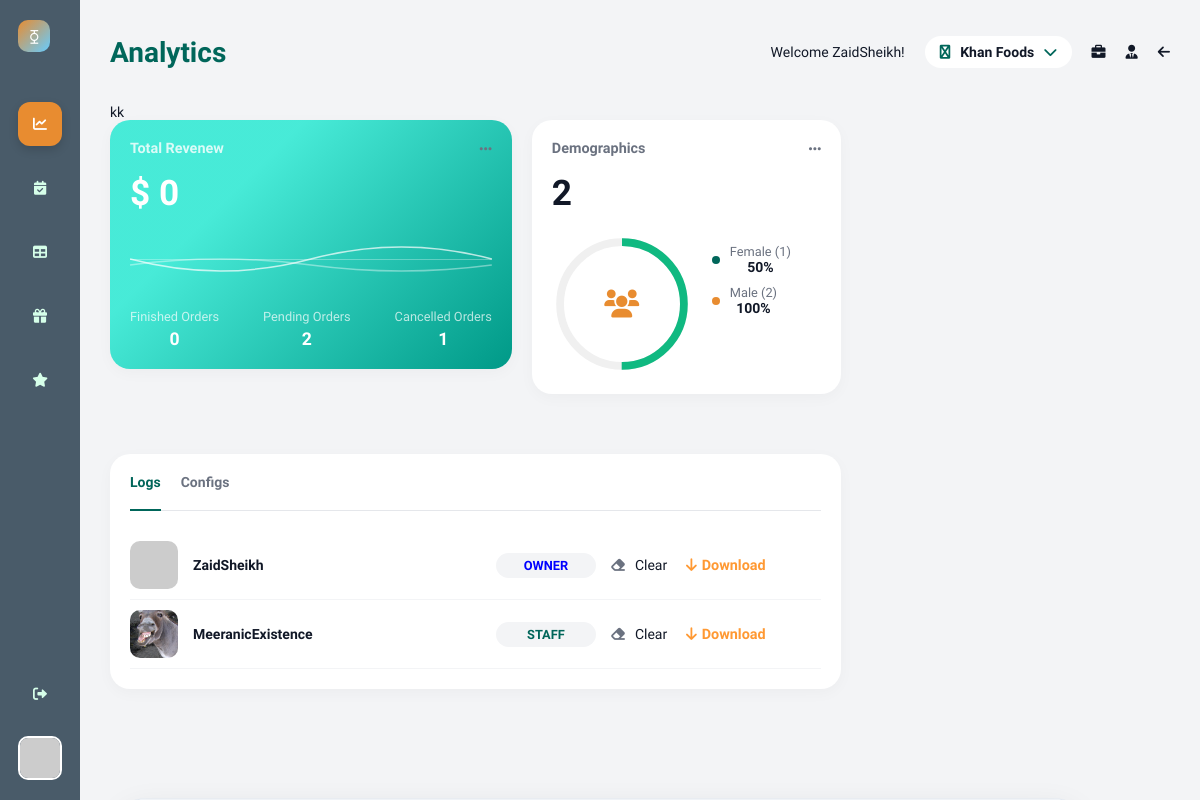
/business/ (signed in), run on the app's committed database.
### UsersHandling/models.py (models this page shows)
class User(AbstractUser):
    email = models.EmailField(unique=True)
    ROLE_CHOICES = [
        ('CUSTOMER', 'Customer'),
        ('OWNER', 'Owner')
    ]
    role = models.CharField(max_length=10, choices=ROLE_CHOICES)
    image = models.ImageField(upload_to='UsersHandling/media/images/', blank=True, null=True)
    date_of_birth = models.DateField(blank=True, null=True)
    phone = models.CharField(max_length=20, blank=True, null=True)
    class Gender(models.TextChoices):
        MALE = 'M', 'Male'
        FEMALE = 'F', 'Female'
        OTHER = 'O', 'Other'
    gender = models.CharField(
        max_length=1,
        choices=Gender.choices,
        blank=True,
        null=True
    )

class RestaurantStaff(models.Model):
    user = models.ForeignKey(User, on_delete=models.SET_NULL, blank=True, null=True)
    restaurant = models.ForeignKey('Restaurants.Restaurant', on_delete=models.CASCADE, blank=True, null=True)
    ROLE_CHOICES = [
        ('OWNER', 'Owner'),
        ('STAFF', 'Staff'),
    ]
    role = models.CharField(max_length=10, choices=ROLE_CHOICES)
    is_premium = models.BooleanField(default=False)

### Restaurants/models.py (models this page shows, shortened)
class Restaurant(models.Model):
    name = models.CharField(max_length=100)
    title = models.CharField(max_length=100)
    image = models.ImageField(upload_to='Restaurants/media/images/', blank=True, null=True)
    about_restaurant = models.TextField(blank=True, null=True)
    seating_types = models.ManyToManyField(SeatingType, blank=True)
    created_at = models.DateTimeField(auto_now_add=True)
    fb_link = models.URLField(blank=True, null=True)
    website_link = models.URLField(blank=True, null=True)
    has_top_offers = models.BooleanField(default=False)
    default_opening_hour = models.TimeField(default="18:00")  # 6 PM
    default_closing_hour = models.TimeField(default="01:00")  # 1 AM
    slot_duration_minutes = models.PositiveIntegerField(default=60)
    allow_advance_booking_days = models.PositiveIntegerField(default=60)
    cool_down = models.PositiveIntegerField(default=30)
    city = models.CharField(max_length=50)
    address = models.CharField(max_length=255, blank=True, null=True)
    phone_number = models.CharField(max_length=20, blank=True, null=True)
    is_approved = models.BooleanField(default=False)

### Restaurants/decorators.py (the view)
    def _wrapped(request, *args, **kwargs):
        print("I am here in _wrapped")
        user = request.user
        if not user.is_authenticated:
            raise PermissionDenied
        elif (not isStaff(user)) and (not isOwner(user)):
            raise PermissionDenied
        else:
            print("survived both in _wrapped", user.is_authenticated, isStaff(user), isOwner(user))
            return view_func(request, *args, **kwargs)

### Restaurants/templates/Restaurants/analytics.html (shortened to what this page needs)
{% extends "Restaurants/base.html" %}
{% load static %}
{% load range_tags %}
{% load auth_tags %}
{% block name %} Analytics {% endblock %}
{% block styles %}
<link rel="stylesheet" href="{% static 'Restaurants/css/analytics.css' %}">
{% endblock %}
{% block content %}
<div class="main-grid">
    <div class="card total-likes-card">
        <div class="card-header">
            <span class="card-title">Total Revenew</span>
            <i class="fas fa-ellipsis-h card-options"></i>
        </div>
        <div class="total-likes-value">$ {{revenue}} </div>
        <div class="total-likes-chart">
            <div class="likes-line"></div>
            <svg viewBox="0 0 100 20" class="wave-svg" preserveAspectRatio="none">
                <path d="M0,10 Q25,18 50,10 T100,10" stroke="rgba(255,255,255,0.7)" stroke-width="0.5" fill="none" />
                <path d="M0,12 Q25,8 50,12 T100,12" stroke="rgba(255,255,255,0.4)" stroke-width="0.5" fill="none" />
            </svg>
        </div>
        <div class="demographics">
            <div class="demographic-item">
                <div class="demo-label">Finished Orders</div>
                <div class="demo-value">{{stats.finished_count}}</div>
            </div>
            <div class="demographic-item">
                <div class="demo-label">Pending Orders</div>
                <div class="demo-value">{{stats.pending_count}}</div>
            </div>
            <div class="demographic-item">
                <div class="demo-label">Cancelled Orders</div>
                <div class="demo-value">{{stats.cancelled_count}}</div>
            </div>
        </div>
    </div>
    <div class="card pending-messages-card">
        <div class="card-header">
            <span class="card-title">Demographics</span>
            <i class="fas fa-ellipsis-h card-options"></i>
        </div>
        <div class="card-large-value">{{ total_customers }}</div>
        <div class="demographics">
            <div class="demographic-item">
                <div class="circular-chart-container">
                    <svg viewBox="0 0 36 36" class="circular-chart teal">
                        <path class="circle-bg" stroke="#f0f0f0" stroke-width="2" fill="none" d="M18 2.0845
                    a 15.9155 15.9155 0 0 1 0 31.831
                    a 15.9155 15.9155 0 0 1 0 -31.831" />
                        <path class="circle" stroke="#10b981" stroke-width="2"
                            stroke-dasharray="{{ female_percent }}, 100" fill="none" d="M18 2.0845
                    a 15.9155 15.9155 0 0 1 0 31.831
                    a 15.9155 15.9155 0 0 1 0 -31.831" />
                    </svg>
                    <div class="ternary-icon"
                        style="position:absolute; top:50%; left:50%; transform:translate(-50%, -50%); color: var(--ternary-color);">
                        <i class="fas fa-users fa-2x"></i>
                    </div>
                </div>
            </div>
            <div class="demographic-item" style="flex-grow:1; margin-left:20px;">
                <div class="pending-messages-list">
                    <div class="message-item">
                        <div class="message-label-group">
                            <div class="message-dot female"></div>
                            <div class="message-info">
                                <div class="label">Female ({{ female_count }})</div>
                                <div class="value">{{ female_percent }}%</div>
                            </div>
                        </div>
                    </div>
                    <div class="message-item">
                        <div class="message-label-group">
                            <div class="message-dot male"></div>
                            <div class="message-info">
                                <div class="label">Male ({{ male_count }})</div>
                                <div class="value">{{ male_percent }}%</div>
                            </div>
                        </div>
                    </div>
                </div>
            </div>
        </div>
    </div>
    <div class="card post-activity-section">
        <div class="table-tabs">
            <div class="table-tab {% if not active_dynamic_tab %}active{% endif %}" onclick="switchTab('logs', this)">Logs</div>
            <div class="table-tab" onclick="switchTab('configs', this)">Configs</div>
        </div>
        <div id="tab-logs" class="tab-content" style="display: {% if not active_dynamic_tab %}block{% else %}none{% endif %};">
            <div class="post-table">
                <div class="post-table-row">
                    <div class="table-img">
                        {% if CP__OwnerProfile.image %}
                        <img src="{{ CP__OwnerProfile.image.url }}" alt="" class="profile-pic">
                        {% else %}
                        <img src="https://placehold.co/40x40/008000/D88938?text={{ request.user.username|initials }}"
                        class="profile-avatar">
                        {% endif %}
                    </div>
                    <div class="table-post-info-cell">
                        <div class="table-post-title">{{ CP__OwnerProfile}}</div>
                    </div>
                    <div class="table-tag" style="color: blue;">{{ CP__OwnerProfile.role }}</div>
                    {% if request.user|is_owner %}
                    <div class="table-icon-label-group">
                        <i class="fas fa-eraser table-label-icon"></i>
                        <span class="value">Clear</span>
                    </div>
                    {% endif %}
                    <div class="percentage-change change-icon-down">
                        <i class="fas fa-arrow-down"></i>
                        <a href="{% url 'download_logs' %}">Download</a>
                    </div>
                </div>
                {% for staff in all_staff %}
                <div class="post-table-row">
                    <div class="table-img"><img src="{{ staff.user.image.url }}" alt=""></div>
                    <div class="table-post-info-cell">
                        <div class="table-post-title">{{ staff.user.username}}</div>
                    </div>
                    <div class="table-tag">{{ staff.role }}</div>
                    <div class="table-icon-label-group">
                        <i class="fas fa-eraser table-label-icon"></i>
                        <span class="value">Clear</span>
                    </div>
                    <div class="percentage-change change-icon-down">
                        <i class="fas fa-arrow-down"></i>
                        <a href="{% url 'download_logs' %}">Download</a>
                    </div>
                </div>
                {% endfor %}
            </div>
        </div>
    </div>
</div>
</div>
{% endblock %}

### Restaurants/templates/Restaurants/base.html (shortened to what this page needs)
{% load static %}
{% load auth_tags %}
{% load range_tags %}
<!DOCTYPE html>
<html lang="en">
<head>
    <link rel="stylesheet" href="https://cdnjs.cloudflare.com/ajax/libs/font-awesome/6.0.0/css/all.min.css">
    <link rel="stylesheet" href="{% static 'Restaurants/css/base.css' %}">
    <link rel="stylesheet" href="{% static 'Restaurants/css/btnpanel.css' %}">
    {% block styles %}
    {% endblock %}
</head>
<body>
    <div class="sidebar">
        <div class="sidebar-top">
            <div class="sidebar-logo">⧲</div>
            <div class="nav-links">
                {% if request.user|is_owner %}
                <a href="/business/" class="nav-item {% if request.path == '/business/' %}active{% endif %}" title="Analytics">
                    <i class="fas fa-chart-line"></i>
                </a>
                {% endif %}
                <a href="/business/reservations" class="nav-item {% if request.path == '/business/reservations' %}active{% endif %}" title="Reservations">
                    <i class="fas fa-calendar-check"></i>
                </a>
                <a href="/business/tables" class="nav-item {% if request.path == '/business/tables' %}active{% endif %}" title="Table Management">
                    <i class="fas fa-table"></i>
                </a>
                <a href="/business/holidays" class="nav-item {% if request.path == '/business/holidays' %}active{% endif %}" title="Holidays">
                    <i class="fas fa-gift"></i>
                </a>
                <a href="/business/reviews" class="nav-item {% if request.path == '/business/reviews' %}active{% endif %}" title="Reviews">
                    <i class="fas fa-star"></i>
                </a>
            </div>
        </div>
        <div class="sidebar-bottom">
            <div class="nav-item" id="dashboard-logout"><i class="fas fa-sign-out-alt"></i></div>
            <div class="profile-pic">
                {% if request.user.image %}
                <img src="{{ CP__OwnerProfile.image.url }}" alt="" class="profile-pic">
                {% else %}
                <img src="https://placehold.co/40x40/008000/D88938?text={{ request.user.username|initials }}"
                class="profile-avatar">
                {% endif %}
            </div>
        </div>
    </div>
<div class="main-content">
    <div class="header">
        <div class="header-title">
            <h1>{% block name %}{% endblock %}</h1>
        </div>
        <div class="header-controls">
            <p>Welcome {{ CP__OwnerProfile }}!</p>
            {% if request.user|is_owner %}
            <div class="dropdown-wrapper">
                <div class="dropdown-menu" id="business-trigger">
                    <i class="fab fa-briefcase dropdown-icon"></i>
                    <span id="current-business-name" data-current-id="{{ CP__Selected.id }}">
                        {{ CP__Selected.name|default:"Select Restaurant" }}
                    </span>
                    <i class="fas fa-chevron-down dropdown-icon"></i>
                </div>
            </div>
            {% endif %}
            {% if request.user|is_owner %}
            <a href="/business/business-info"><i class="fas fa-briefcase fullscreen-icon c-pointer"></i></a>
            {% endif %}
           <a href="/business/staff-management"><i class="fas fa-user-tie fullscreen-icon c-pointer"></i></a>
            <div class="notification-bell">
                <a href="/"><i class="fas fa-arrow-left"></i></a>
            </div>
        </div>
    </div>
    kk
    {% block content %}
    {% endblock %}
</body>
</html>

### data on the page
User: username "ZaidSheikh", role "OWNER"
Restaurant: name "Khan Foods"
RestaurantStaff: user.image (picture), user.username "MeeranicExistence", role "STAFF"

### other printed values
{{ revenue }} "0"
{{ stats.finished_count }} "0"
{{ stats.pending_count }} "2"
{{ stats.cancelled_count }} "1"
{{ total_customers }} "2"
{{ female_count }} "1"
{{ female_percent }} "50"
{{ male_count }} "2"
{{ male_percent }} "100"
